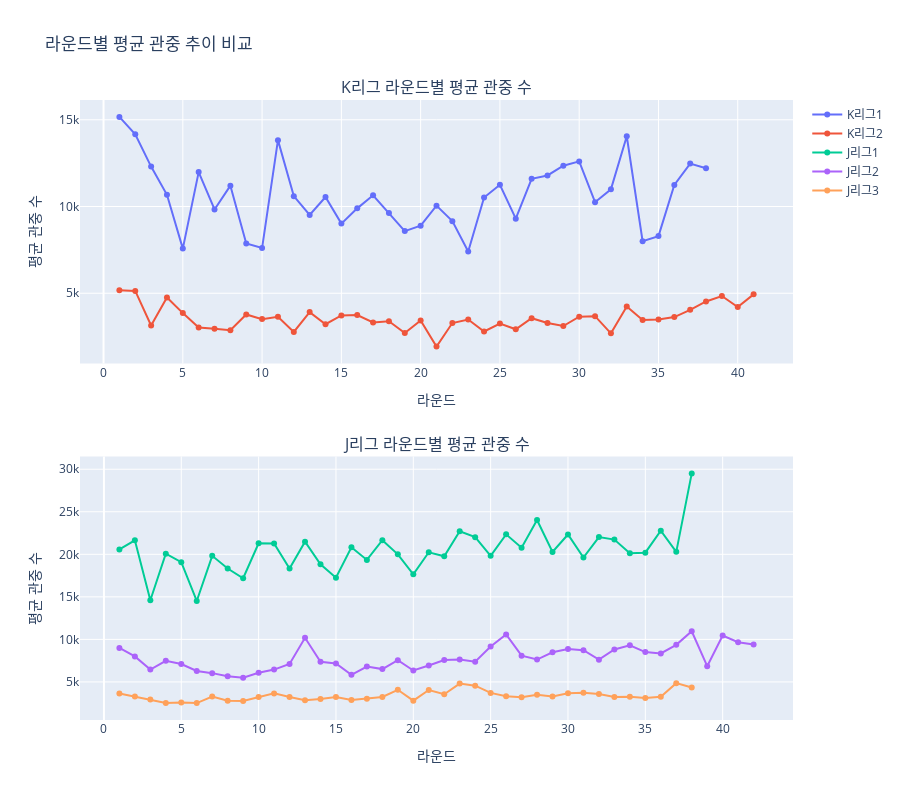

Notebook code for this chart:
### Code cell
# Plotly 시각화 3: 라운드별 평균 관중 추이
fig3 = make_subplots(
    rows=2, cols=1,
    subplot_titles=('K리그 라운드별 평균 관중 수', 'J리그 라운드별 평균 관중 수'),
    vertical_spacing=0.15
)

# K리그
for league in df_k_round['LEAGUE_NAME'].unique():
    df_temp = df_k_round[df_k_round['LEAGUE_NAME'] == league]
    fig3.add_trace(
        go.Scatter(
            x=df_temp['Round'], 
            y=df_temp['Avg_Attendance'],
            name=league,
            mode='lines+markers',
            line=dict(width=2),
            marker=dict(size=6),
            hovertemplate='<b>라운드 %{x}</b><br>평균 관중: %{y:,.0f}명<extra></extra>'
        ),
        row=1, col=1
    )

# J리그
for league in df_j_round['LEAGUE_NAME'].unique():
    df_temp = df_j_round[df_j_round['LEAGUE_NAME'] == league]
    fig3.add_trace(
        go.Scatter(
            x=df_temp['Round'], 
            y=df_temp['Avg_Attendance'],
            name=league,
            mode='lines+markers',
            line=dict(width=2),
            marker=dict(size=6),
            hovertemplate='<b>라운드 %{x}</b><br>평균 관중: %{y:,.0f}명<extra></extra>'
        ),
        row=2, col=1
    )

fig3.update_xaxes(title_text="라운드", row=1, col=1)
fig3.update_xaxes(title_text="라운드", row=2, col=1)
fig3.update_yaxes(title_text="평균 관중 수", row=1, col=1)
fig3.update_yaxes(title_text="평균 관중 수", row=2, col=1)

fig3.update_layout(
    height=800,
    title_text="라운드별 평균 관중 추이 비교",
    showlegend=True,
    hovermode='closest'
)

fig3.show()

### Figure 1 — Plotly figure (JSON) as saved in the notebook; plotly's stock layout.template omitted (floating-point values rounded to 4 significant figures)
{"data": [{"hovertemplate": "<b>라운드 %{x}</b><br>평균 관중: %{y:,.0f}명<extra></extra>", "line": {"width": 2}, "marker": {"size": 6}, "mode": "lines+markers", "name": "K리그1", "type": "scatter", "x": [1, 2, 3, 4, 5, 6, 7, 8, 9, 10, 11, 12, 13, 14, 15, 16, 17, 18, 19, 20, 21, 22, 23, 24, 25, 26, 27, 28, 29, 30, 31, 32, 33, 34, 35, 36, 37, 38], "xaxis": "x", "y": [15160.0, 14160.0, 12300.0, 10670.0, 7574.0, 11980.0, 9831.0, 11200.0, 7864.0, 7606.0, 13830.0, 10600.0, 9517.0, 10550.0, 9014.0, 9892.0, 10650.0, 9629.0, 8583.0, 8894.0, 10050.0, 9155.0, 7406.0, 10510.0, 11260.0, 9298.0, 11590.0, 11790.0, 12350.0, 12600.0, 10250.0, 10990.0, 14050.0, 8004.0, 8294.0, 11240.0, 12470.0, 12200.0], "yaxis": "y"}, {"hovertemplate": "<b>라운드 %{x}</b><br>평균 관중: %{y:,.0f}명<extra></extra>", "line": {"width": 2}, "marker": {"size": 6}, "mode": "lines+markers", "name": "K리그2", "type": "scatter", "x": [1, 2, 3, 4, 5, 6, 7, 8, 9, 10, 11, 12, 13, 14, 15, 16, 17, 18, 19, 20, 21, 22, 23, 24, 25, 26, 27, 28, 29, 30, 31, 32, 33, 34, 35, 36, 37, 38, 39, 40, 41], "xaxis": "x", "y": [5175.0, 5137.0, 3139.0, 4756.0, 3856.0, 3027.0, 2948.0, 2870.0, 3779.0, 3510.0, 3641.0, 2769.0, 3914.0, 3216.0, 3722.0, 3741.0, 3317.0, 3390.0, 2704.0, 3432.0, 1927.0, 3283.0, 3485.0, 2798.0, 3251.0, 2923.0, 3561.0, 3287.0, 3110.0, 3653.0, 3681.0, 2689.0, 4234.0, 3464.0, 3493.0, 3629.0, 4043.0, 4528.0, 4840.0, 4207.0, 4937.0], "yaxis": "y"}, {"hovertemplate": "<b>라운드 %{x}</b><br>평균 관중: %{y:,.0f}명<extra></extra>", "line": {"width": 2}, "marker": {"size": 6}, "mode": "lines+markers", "name": "J리그1", "type": "scatter", "x": [1, 2, 3, 4, 5, 6, 7, 8, 9, 10, 11, 12, 13, 14, 15, 16, 17, 18, 19, 20, 21, 22, 23, 24, 25, 26, 27, 28, 29, 30, 31, 32, 33, 34, 35, 36, 37, 38], "xaxis": "x2", "y": [20580.0, 21650.0, 14600.0, 20070.0, 19080.0, 14510.0, 19820.0, 18330.0, 17190.0, 21300.0, 21270.0, 18330.0, 21480.0, 18820.0, 17250.0, 20820.0, 19340.0, 21660.0, 19990.0, 17640.0, 20240.0, 19760.0, 22710.0, 22010.0, 19820.0, 22350.0, 20770.0, 24030.0, 20280.0, 22330.0, 19610.0, 22030.0, 21730.0, 20130.0, 20190.0, 22770.0, 20290.0, 29510.0], "yaxis": "y2"}, {"hovertemplate": "<b>라운드 %{x}</b><br>평균 관중: %{y:,.0f}명<extra></extra>", "line": {"width": 2}, "marker": {"size": 6}, "mode": "lines+markers", "name": "J리그2", "type": "scatter", "x": [1, 2, 3, 4, 5, 6, 7, 8, 9, 10, 11, 12, 13, 14, 15, 16, 17, 18, 19, 20, 21, 22, 23, 24, 25, 26, 27, 28, 29, 30, 31, 32, 33, 34, 35, 36, 37, 38, 39, 40, 41, 42], "xaxis": "x2", "y": [8989.0, 8001.0, 6456.0, 7478.0, 7108.0, 6282.0, 6031.0, 5660.0, 5503.0, 6077.0, 6451.0, 7113.0, 10180.0, 7371.0, 7174.0, 5835.0, 6807.0, 6505.0, 7550.0, 6343.0, 6937.0, 7581.0, 7643.0, 7382.0, 9157.0, 10580.0, 8083.0, 7631.0, 8487.0, 8879.0, 8737.0, 7614.0, 8819.0, 9307.0, 8502.0, 8349.0, 9359.0, 10960.0, 6850.0, 10460.0, 9666.0, 9387.0], "yaxis": "y2"}, {"hovertemplate": "<b>라운드 %{x}</b><br>평균 관중: %{y:,.0f}명<extra></extra>", "line": {"width": 2}, "marker": {"size": 6}, "mode": "lines+markers", "name": "J리그3", "type": "scatter", "x": [1, 2, 3, 4, 5, 6, 7, 8, 9, 10, 11, 12, 13, 14, 15, 16, 17, 18, 19, 20, 21, 22, 23, 24, 25, 26, 27, 28, 29, 30, 31, 32, 33, 34, 35, 36, 37, 38], "xaxis": "x2", "y": [3635.0, 3273.0, 2922.0, 2531.0, 2592.0, 2512.0, 3280.0, 2795.0, 2765.0, 3235.0, 3651.0, 3232.0, 2841.0, 2992.0, 3218.0, 2876.0, 3010.0, 3227.0, 4075.0, 2796.0, 4047.0, 3554.0, 4802.0, 4557.0, 3706.0, 3319.0, 3184.0, 3490.0, 3293.0, 3670.0, 3725.0, 3580.0, 3231.0, 3248.0, 3115.0, 3265.0, 4854.0, 4353.0], "yaxis": "y2"}], "layout": {"annotations": [{"font": {"size": 16}, "showarrow": false, "text": "K리그 라운드별 평균 관중 수", "x": 0.5, "xanchor": "center", "xref": "paper", "y": 1, "yanchor": "bottom", "yref": "paper"}, {"font": {"size": 16}, "showarrow": false, "text": "J리그 라운드별 평균 관중 수", "x": 0.5, "xanchor": "center", "xref": "paper", "y": 0.425, "yanchor": "bottom", "yref": "paper"}], "height": 800, "hovermode": "closest", "showlegend": true, "title": {"text": "라운드별 평균 관중 추이 비교"}, "xaxis": {"anchor": "y", "domain": [0, 1], "title": {"text": "라운드"}}, "xaxis2": {"anchor": "y2", "domain": [0, 1], "title": {"text": "라운드"}}, "yaxis": {"anchor": "x", "domain": [0.575, 1], "title": {"text": "평균 관중 수"}}, "yaxis2": {"anchor": "x2", "domain": [0, 0.425], "title": {"text": "평균 관중 수"}}}}
